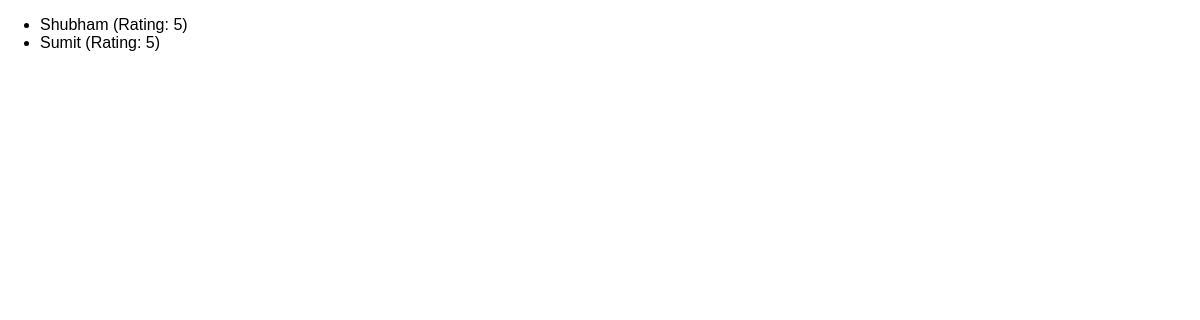
/reviews/, run on an earlier commit of the app's database.
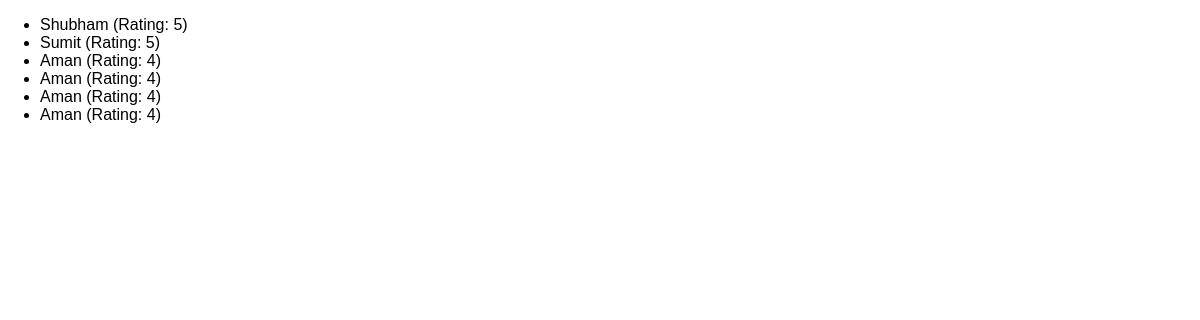
And on a later commit of the database.
### reviews/models.py (models this page shows)
class Review(models.Model):
    user_name = models.CharField(max_length=100)
    review_text = models.TextField()
    rating = models.IntegerField()

### reviews/views.py (the view)
# urls.py: path("reviews/", views.ReviewListView.as_view()),
class ReviewListView(ListView):
    template_name = "reviews/review-list.html"
    model = Review
    context_object_name = "reviews"
    def get_queryset(self):
        base_query = super().get_queryset()
        data = base_query.filter(rating__gte=4)
        return data

### reviews/templates/reviews/review-list.html (shortened to what this page needs)
{% extends "reviews/base.html" %}
{% block content %}
    <ul>
        {% for review in reviews %}
            <li>{{ review.user_name }} (Rating: {{ review.rating }})</li>
        {% endfor%}
    </ul>
{% endblock %}

What changed in the data, as far as the page shows it:
added Review: user_name "Aman", rating "4"
added Review: user_name "Aman", rating "4"
added Review: user_name "Aman", rating "4"
added Review: user_name "Aman", rating "4"
